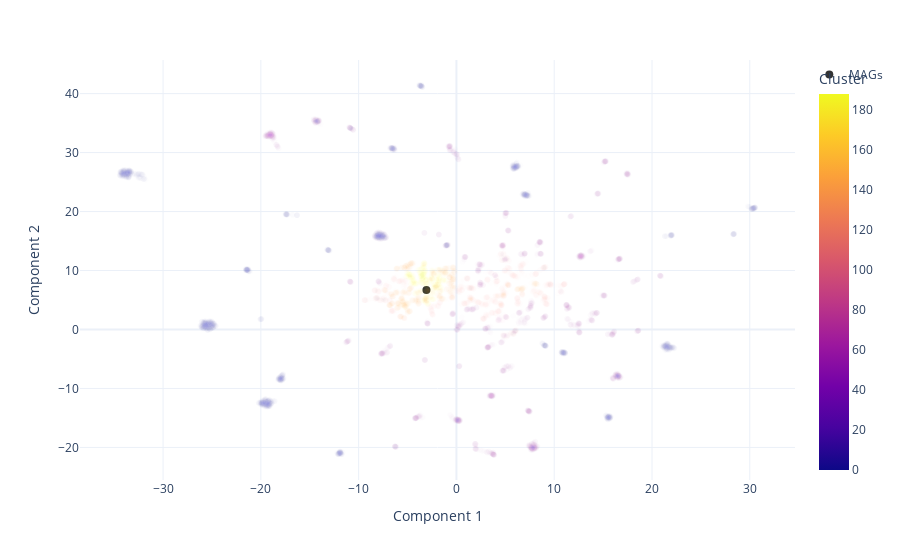

The code cell stored with this chart in its notebook:
### Code cell
import plotly.express as px
import plotly.graph_objects as go

fig = px.scatter(
    data_frame = filtered,
    x = "Component 1",
    y = "Component 2",
    color = "Cluster",
    hover_data = ["taxon_id", "media_id"],
    opacity = 0.01,
    template="plotly_white"
) 

# Add the new test points as a scatter trace
fig.add_trace(
    go.Scatter(
        x=test_points[:, 0],  # x coordinates
        y=test_points[:, 1],  # y coordinates
        mode='markers',
        marker=dict(
            color='black',  # Color for the new markers
            size=8,  # Marker size
            opacity=0.8  # Marker opacity
        ),
        text=test_labels,  # Hover text for new points
        name='MAGs',  # Legend label
        showlegend=True
    )
)

### Figure 1 — Plotly figure (JSON) as saved in the notebook; plotly's stock layout.template omitted (floating-point values rounded to 4 significant figures; data arrays with more than 128 entries replaced by an {"elided": "..."} marker saying what was removed)
{"data": [{"customdata": {"elided": "5911x2 str values"}, "hovertemplate": "Component 1=%{x}<br>Component 2=%{y}<br>taxon_id=%{customdata[0]}<br>media_id=%{customdata[1]}<br>Cluster=%{marker.color}<extra></extra>", "legendgroup": "", "marker": {"color": {"elided": "5911 int values"}, "coloraxis": "coloraxis", "opacity": 0.01, "symbol": "circle"}, "mode": "markers", "name": "", "showlegend": false, "type": "scattergl", "x": {"elided": "5911 float values"}, "xaxis": "x", "y": {"elided": "5911 float values"}, "yaxis": "y"}, {"marker": {"color": "black", "opacity": 0.8, "size": 8}, "mode": "markers", "name": "MAGs", "showlegend": true, "text": [170], "type": "scatter", "x": [-3.067], "y": [6.693]}], "layout": {"coloraxis": {"colorbar": {"title": {"text": "Cluster"}}, "colorscale": [[0, "#0d0887"], [0.1111, "#46039f"], [0.2222, "#7201a8"], [0.3333, "#9c179e"], [0.4444, "#bd3786"], [0.5556, "#d8576b"], [0.6667, "#ed7953"], [0.7778, "#fb9f3a"], [0.8889, "#fdca26"], [1, "#f0f921"]]}, "legend": {"tracegroupgap": 0}, "margin": {"t": 60}, "xaxis": {"anchor": "y", "domain": [0, 1], "title": {"text": "Component 1"}}, "yaxis": {"anchor": "x", "domain": [0, 1], "title": {"text": "Component 2"}}}}
